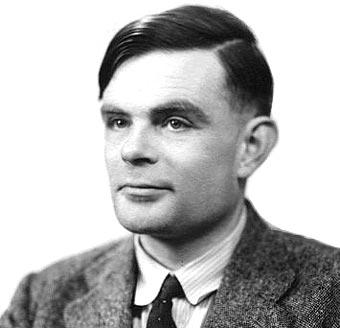
#> input picture apuntes/img/turing.jpg, 340 x 328 px
$ jupyter execute --allow-errors Matrices.ipynb
#> lines starting #> are read from the running program, lines starting #| are printed output that depends on the picture
# Más sobre listas y matrices

En el primer cuatrimestre se han visto distintas estructuras de datos como booleanos, enteros, reales (números en coma flotante), cadenas de texto, tuplas y listas. De todos ellos, las listas tienen una característica particular, que son *mutables*.

## Mutabilidad

En Python, la relación entre nombres y objetos que designan no es necesariamente inyectiva, como en la vida misma. Por ejemplo, las frases «Pedro Almodóvar», «el director de *Todo sobre mi madre*» y «el ganador del Óscar a mejor película de habla no inglesa en 1999» designan a la misma persona. Con objetos inmutables esto no es problemático, porque el referente nunca cambia de valor, pero es posible cometer errores si no se tiene suficiente cuidado cuando hay mutabilidad.

[cell 1]
mi_lista = [[1, 2], 3]
mi_otra_lista = mi_lista

[cell 2]
mi_otra_lista[1] = 4
mi_lista

Tanto `mi_lista` como `mi_otra_lista` apuntan al mismo objeto en memoria. Esto se puede comprobar con la función `id` que devuelve un identificador único (típicamente su ubicación en la memoria del ordenador) para cada objeto.

[cell 3]
id(mi_lista), id(mi_otra_lista)

Si verdaderamente queremos que `mi_otra_lista` sea otra lista independiente, hemos de copiar explícitamente el objeto.

[cell 4]
mi_otra_lista = mi_lista.copy()  # o mi_lista[:]
id(mi_lista), id(mi_otra_lista)

[cell 5]
mi_otra_lista.append(5)
mi_lista

Sin embargo, esto no es suficiente en presencia de objetos mutables anidados, como en este caso. La copia de `mi_lista.copy()` es superficial y no copia a su vez los elementos de la lista.

[cell 6]
mi_otra_lista[0].append(3)
mi_lista

Cuando sea necesario, para hacer copias profundas de los objetos, podemos utilizar la función `deepcopy` del paquete estándar `copy` de Python.

[cell 7]
import copy

mi_lista = [[1, 2], 3]
mi_otra_lista = copy.deepcopy(mi_lista)
mi_otra_lista[0].append(4)

mi_lista

[cell 8]
id(mi_lista[0]), id(mi_otra_lista[0])

[cell 9]
id(mi_lista[1]) == id(mi_otra_lista[1])  # los literales no los copia porque son inmutables (curiosidad)

En este cuatrimestre veremos más objetos mutables además de las listas.

## Listas intensionales

En matemáticas es muy frecuente definir conjuntos de forma *intensional* o *por compresión*, es decir, proporcionando una fórmula que describe o genera sus elementos. Por ejemplo, los números naturales entre 0 y 100 como $\{ n \in \mathbb{N} : 0 \leq n \leq 100 \}$ o el grafo de una parábola como $\{(x, x^2) : x \in \mathbb{R} \}$.

Python dispone de una notación específica `[expresión for variable in valores]` para definir así listas y otros tipos de datos básicos. La expresión anterior es equivalente a `lista` tras esta operación
```python
lista = []

for variable in valores:
    lista.append(expresión)
```
pero en forma más breve y concisa. Esta construcción es *azúcar sintáctico*, no permite hacer nada nuevo, solo hacerlo más cómodamente.

[cell 10]
[(x, x ** 2) for x in range(-3, 4)]  # parábola anterior entre -3 y 3

La definición intensional también puede incluir una condición.

[cell 11]
[x for x in range(12) if x % 3 == 0]  # múltiplos de 3 menores que 12

Incluso es posible recorrer varias variables. La lista siguiente describe el conjunto $\{(x, y) \in \mathbb{Z}^2 : 1 \leq x \leq 3 \wedge 0 \leq y < x  \}$.

[cell 12]
[(x, y) for x in (1, 2, 3) for y in range(0, x)]

Veremos una generalización de esto al final de este tema.

## Matrices

Las matrices se representan en Python simplemente como listas de listas. Por ejemplo, la matriz

$$A = \begin{pmatrix} 1 & 2 & 3 \\ 4 & 5 & 6 \\ 7 & 8 & 9 \end{pmatrix}$$

se representa por columnas como

[cell 13]
A = [[1, 2, 3],
     [4, 5, 6],
     [7, 8, 9]]

La ventaja de esta representación es que `A[i][j]` permite obtener el elemento $a_{ij}$ en la notación habitual del álgebra lineal. La mayor parte de programas de álgebra matricial (por ejemplo, Matlab, que veréis seguramente en la asignatura Métodos Numéricos) utilizan este convenio de índices, al margen de que la representación interna sea distinta.

Por supuesto, no hay problema en representar las matrices como listas de columnas o incluso como listas planas acompañadas de información sobre su orden.

[cell 14]
B = ([1, 2, 3, 4, 5, 6, 7, 8, 9], 3) # 3 columnas
B[0][1 * B[1] + 2]  # b_12 -- B[1] es el número de columnas (que hay que saltar)

Se puede ver `B` como una matriz simplemente cambiando de fila mentalmente cada 3 elementos. Esta representación hace un uso más eficiente de la memoria y es la habitualmente utilizada internamente por los sistemas de álgebra matricial. Es el caso de [NumPy](https://numpy.org/), una célebre biblioteca para trabajar de forma eficiente con matrices en Python, que no usaremos en este curso.

Con la representación que utilizaremos en la asignatura, el orden de una matriz (es decir, su número de filas y columnas) se puede calcular así:

[cell 15]
def orden(A):
    """Orden de una matriz"""
    return len(A), len(A[0])

**Ejemplo 1 (suma de matrices):** podemos programar fácilmente la suma de matrices construyendo la matriz suma $s_{ij} = a_{ij} + b_{ij}$ de arriba a bajo y de izquierda a derecha:

[cell 16]
def suma_matrices(A, B):
    if orden(A) != orden(B):
        return None  # error, no se puede hacer la suma

    alto, ancho = orden(A)
    suma = []  # futura matriz donde iremos añadiendo filas

    for i in range(alto):
        fila = []  # futura fila i de la suma

        for j in range(ancho):
            fila.append(A[i][j] + B[i][j])  # s_ij

        suma.append(fila)

    return suma

[cell 17]
suma_matrices(A, A)

Pero también podemos programar la suma de forma más compacta usando las listas intensionales que acabamos de ver.

[cell 18]
def suma_matrices2(A, B):
    if orden(A) != orden(B):
        return None  # error, no se puede hacer la suma

    ancho, alto = orden(A)
    return [[A[i][j] + B[i][j] for j in range(ancho)] for i in range(alto)]

[cell 19]
suma_matrices2(A, A)

[cell 20]
suma_matrices2(A, [[1] * 3] * 3)

*Observación:* la matriz `[[1] * 3] * 3` no está bien definida, no permite cambiar independientemente cualquiera de sus elementos por la compartición de memoria vista al principio del tema.

[cell 21]
B = [[1] * 3] * 3  # pone tres copias seguidas de la misma fila de unos
B

[cell 22]
B[0][0] = 2  # al modificar la primera fila cambian las demás
B

**Ejemplo 2 (imágenes):** las imágenes son matrices de números que indican la intensidad de los distintos colores en cada posición. Ciertas operaciones sobre imágenes son simples operaciones sobre matrices como las que sabemos hacer. Lo que no sabemos es cómo pasar de un archivo de imagen a una matriz de números, pero para ello utilizaremos como una caja negra la interesante biblioteca [Matplotlib](https://matplotlib.org/).

[cell 23]
import matplotlib.pyplot as plt  # paquete para representación gráfica

El siguiente código devuelve en `img` una matriz a partir del archivo de imagen cuya dirección hemos indicado (es una fotografía de [Alan Turing](https://es.wikipedia.org/wiki/Alan_Turing), 1912-1954, matemático inglés pionero de la informática moderna).

[cell 24]
img = plt.imread('img/turing.jpg').tolist()  # lee la imagen como una lista
#> img = 328 items

[cell 25]
orden(img)  # es una imagen de este tamaño
#> Out = (328, 340)

En las imágenes en *escala de grises*, cada píxel es un valor numérico que indica la intensidad de la luz en ese pequeño rectángulo, entre un valor mínimo 0 (negro) y un valor máximo $M$ (blanco). Si se utiliza un byte para almacenar la intensidad de cada píxel, como en la imagen que acabamos de cargar, los valores de la matriz serán números del 0 al 255 ($2^8 - 1$, 8 bits).

[cell 26]
# mínimo y máximo de todos los valores
min([min(fila) for fila in img]), max([max(fila) for fila in img])
#> Out = (0, 255)

[cell 27]
plt.imshow(img, cmap='gray')  # muestra la imagen
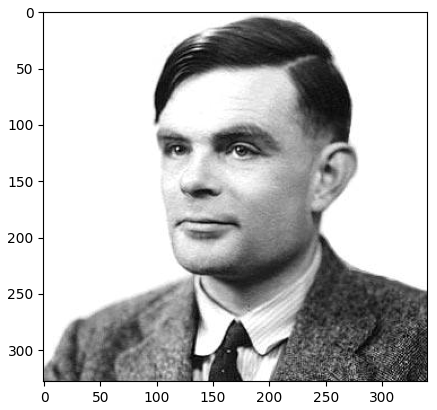
#> figure drawn by matplotlib, 1 panel

Queremos pixelar la imagen para que el archivo ocupe menos memoria o para ocultar algunos detalles. Lo podemos conseguir dividiendo la imagen en cuadrantes y produciendo una matriz nueva donde el valor de cada píxel sea la media del respectivo cuadrante. Primero veamos como calcular la media, que en el caso de un vector es muy sencilla.

[cell 28]
def media_vector(vector):
    """Media de un vector"""

    suma = 0

    for elem in vector:
        suma += elem

    return suma // len(vector)

La media de un rectángulo dentro de una matriz no es más compleja, solo hay que recorrer los elementos de ese rectángulo.

[cell 29]
def media(matriz, y0, y, x0, x):
    """Media de la matriz en el rectángulo [x0, x) × [y0, y)"""

    suma = 0

    for i in range(y0, y):  # filas
        for j in range(x0, x):  # columnas
            suma += matriz[i][j]

    return suma // ((x - x0) * (y - y0))

Para obtener la imagen pixelada, ahora hay que recorrer la imagen saltando de bloque en bloque y calculando la media de cada rectángulo. Eso es fácil con la variante `range(inicio, fin, paso)` de `range`. El paso será el `lado` de los cuadrados que queremos colapsar a un solo valor.

[cell 30]
def pixelar(img, lado=10):  # valor por defecto 10
    """Pixela una imagen"""
#> called with lado = 10

    # Alto y ancho de la imagen original
    alto, ancho = orden(img)
#> alto = 328; ancho = 340

    return [[media(img, i, min(i + lado, alto),
                        j, min(j + lado, ancho))
             for j in range(0, ancho, lado)]
            for i in range(0, alto, lado)]
#> after the loop in media, `for i in range(y0, y):`: suma = 25500

La única dificultad es que las dimensiones de la matriz `img` no son necesariamente múltiplos de `lado`, así que algún cuadrado pudiera salirse parcialmente de la imagen. Una solución es truncar esos cuadrados extremos, tomando como límite superior del rectángulo el mínimo entre `j + lado` y el `ancho` de la matriz (lo mismo con `alto`).

[cell 31]
pixelada = pixelar(img)
#> pixelada = 33 items
plt.imshow(pixelada, cmap='gray')
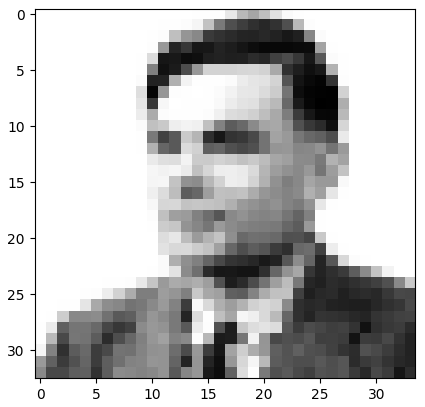
#> figure drawn by matplotlib, 1 panel

## [Extra] Iteradores (o lo que hay detrás del for)

Un *iterador* es un cursor que permite recorrer secuencialmente una estructura o flujo de datos, avanzando paso a paso. Es una abstracción muy utilizada en los lenguajes de programación modernos, si bien se introdujo por primera vez en el lenguaje [CLU](https://es.wikipedia.org/wiki/CLU) en 1974. En Python, es un objeto opaco con una única operación `next` que permite obtener el valor al que apunta y pasar a apuntar al siguiente elemento.

Un objeto *iterable* es aquel que tiene definido un iterador. Son iterables las secuencias (tuplas, listas, cadenas), la función `range` y muchos otros tipos de datos en Python. Los objetos iterables devuelven un iterador con la función predefinida `iter`.

[cell 32]
it = iter([1, 2])
it

Por ejemplo, en una lista, el iterador devolverá los elementos de la lista uno a uno.

[cell 33]
next(it)

[cell 34]
next(it)

#> (a cell that did not finish here is left out)

Si se aplica `next` al iterador cuando no quedan más elementos se produce un error. El bucle `for` captura ese error para saber cuando terminar. Alternativamente, se le puede pasar un argumento adicional a `next` como valor por defecto, que devolverá al final de la iteración en lugar de producir el error.

[cell 36]
next(it, -1)  # admite un valor por defecto

Sin embargo, las funciones `iter` y `next` no se suelen utilizar explícitamente en la práctica, sino a través de instrucciones más abstractas como el bucle `for`, las listas intensionales y otras construcciones semejantes.

[cell 37]
total = 0

for n in (34, 42, 74, 54):
    total += n * n

total

Internamente, el bucle (1) llama a `iter` sobre el resultado de la expresión a la derecha de `in` para obtener un iterador, (2) en cada iteración llama a `next` sobre el iterador para obtener el elemento que asigna a la variable del bucle, y (3) cuando `next` indica que no hay más elementos (`StopIteration`) termina. Lo mismo ocurre en las listas intensionales.

[cell 38]
[n * n for n in (34, 42, 74, 54)]

La expresión que aparece entre corchetes en las listas intensionales tiene sentido propio y se denomina *expresión generadora*. Es un iterador que devuelve sucesivamente los elementos que aparecen en la lista anterior, sin crearla. La generación de los elementos es perezosa, no ocurre hasta que no se llama al `next` correspondiente.

[cell 39]
(n * n for n in (34, 42, 74, 54))

Por ejemplo, se puede producir una tupla en lugar de una lista a partir de ese iterador.

[cell 40]
tuple(n * n for n in (34, 42, 74, 54))

O sumar directamente sus elementos sin almacenarlos en una estructura con la función predefinida `sum`.

[cell 41]
sum(n * n for n in (34, 42, 74, 54))  # suma

*Observación 1*: habitualmente los iteradores son también objetos iterables con ellos mismos como sus propios iteradores. Esta propiedad resulta ventajosa, pues permite utilizador iteradores también en los bucles `for`.

[cell 42]
it = iter([1, 2])
iter(it) == it

En particular, las expresiones generadoras son a la vez iteradores e iterables.

[cell 43]
gen = (n * n for n in (34, 42, 74, 54))
iter(gen) == gen

*Observación 2*: el funcionamiento de `tuple` y `sum` respecto al iterable es el mismo que el del bucle `for`, llamará a `iter` y luego sucesivamente a `next` para obtener los elementos. Esto y el carácter perezoso de las expresiones generadoras lo podemos ver con el siguiente ejemplo:

[cell 44]
gen = (print(f'next por {n}-ésima vez') for n in range(3))

La expresión que define `gen` es una llamada a la función `print` que simplemente imprime un texto. Véase que la expresión no se ha evaluado porque no ha aparecido nada impreso.

[cell 45]
next(gen)  # evalúa solo el primer elemento

[cell 46]
tuple(gen)  # evalúa todos los elementos mientras construye la tupla

*Observación 3*: existen otros métodos para que los usuarios de Python puedan definir sus propios iteradores y objetos iterables, que no veremos durante el curso.

### Funciones predefinidas sobre iteradores

Además de `sum`, Python proporciona otras funciones predefinidas que operan con iteradores. No es necesario conocerlas y lo importante en poderlas programar con las instrucciones básicas, pero se muestran a continuación algunas de ellas como referencia.

* Mínimo y máximo de los elementos de un iterable. Ha de haber un orden definido sobre ellos (números, cadenas, etc).

[cell 47]
min((34, 42, 74, 54))  # mínimo

[cell 48]
max((34, 42, 74, 54))  # máximo

* Conjunción y disyunción lógicas de los elementos de un iterador de booleanos o asimilables. En Python y en muchos otros lenguajes, todos los objetos se pueden interpretar como valores lógicos (los números son *ciertos* si no son nulos, las cadenas, listas y tuplas si no son vacías, `None` es siempre falso, etc).

[cell 49]
all([True, 2, False])  # conjunción (y lógica)

[cell 50]
any((True, 'dos', False))  # disyunción (o lógica)

Mientras que las funciones anteriores calculaban un resultado escalar a partir de los elementos del iterador, hay otra clase de ellas que generan una secuencia nueva de elementos. Por ejemplo, `enumerate` itera sobre pares $(k, e)$ done $e$ es un elemento del iterador original y $k$ es su índice o número de orden consecutivo.

[cell 51]
enumerate('abcde')  # devuelve un iterador

#> (a cell that did not finish here is left out)

[cell 53]
# Eleva los elementos de la lista al cuadrado
mi_lista = [34, 42, 74, 54]

for k, v in enumerate(mi_lista):
    mi_lista[k] = v * v  # se ahorra un poco de escritura

mi_lista

Otra función semejante es `reversed`: el iterador que devuelve suministra los elementos en el orden opuesto.

[cell 54]
''.join(reversed('amar'))

Las siguientes funciones reciben una función además del iterador, bien para filtrar o bien para modificar los elementos.

[cell 55]
def es_primo(n: int) -> bool:
#> called with n = 2
    for d in range(2, int(n ** 0.5) + 1):
        if n % d == 0:
            return False
    return True

* `map` aplica una función a los elementos de un iterable. El resultado es un iterador sobre las imágenes de todos ellos.

[cell 56]
tuple(map(es_primo, range(2, 12)))

* `filter` devuelve un iterador sobre los elementos del iterador original que cumplen un predicado (*filtro*). Un predicado no es más que una función que toma valores booleanos o asimilables. Por ejemplo, el bucle siguiente recorre exclusivamente los números primos entre 2 y 29.

[cell 57]
for p in filter(es_primo, range(2, 30)):
    print(p, end=' ')

* `zip` recibe cero o más iteradores como argumento y devuelve un iterador sobre las tuplas que combinan sus valores secuencialmente (como una *cremallera*). Es decir, el elemento $k$-ésimo de $\mathrm{map}(z_1, \ldots, z_n)$ es la tupla $(z_{1,k}, \ldots, z_{n,k})$ donde $z_{j,k}$ es el elemento $k$-ésimo del iterador $z_j$. La secuencia se acaba cuando se acaba el primer iterador.

[cell 58]
for tupla in  zip((1, 2, 3), ('uno', 'dos')):
    print(tupla, end=' ')
